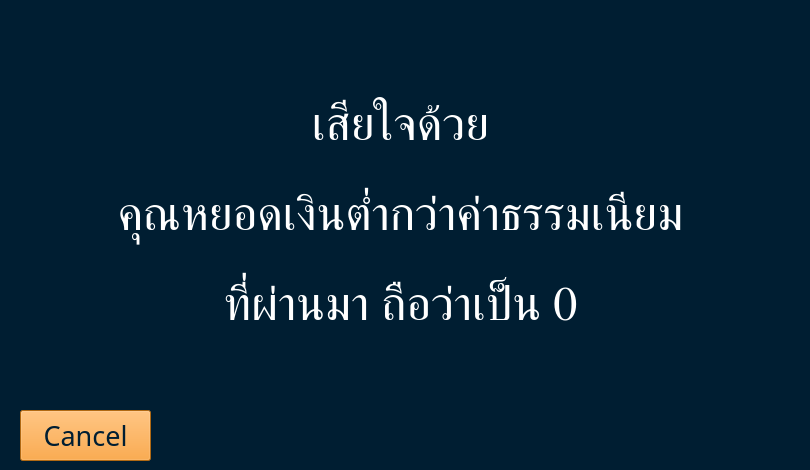
    <widget class="QWidget" name="page_24_Under_fee">
     <property name="styleSheet">
      <string notr="true">background-color: rgb(0, 30, 50);</string>
     </property>
     <widget class="QLabel" name="line1Header_page24">
      <property name="geometry">
       <rect>
        <x>0</x>
        <y>90</y>
        <width>801</width>
        <height>71</height>
       </rect>
      </property>
      <property name="font">
       <font>
        <family>supermarket</family>
        <pointsize>36</pointsize>
        <weight>50</weight>
        <bold>false</bold>
       </font>
      </property>
      <property name="styleSheet">
       <string notr="true">color: rgb(255, 255, 255);</string>
      </property>
      <property name="text">
       <string>เสียใจด้วย</string>
      </property>
      <property name="alignment">
       <set>Qt::AlignCenter</set>
      </property>
     </widget>
     <widget class="QPushButton" name="cancelButton_page24">
      <property name="geometry">
       <rect>
        <x>20</x>
        <y>410</y>
        <width>131</width>
        <height>51</height>
       </rect>
      </property>
      <property name="font">
       <font>
        <family>supermarket</family>
        <pointsize>20</pointsize>
        <weight>50</weight>
        <bold>false</bold>
       </font>
      </property>
      <property name="styleSheet">
       <string notr="true">color: rgb(0, 30, 50);
background-color: rgb(247, 147, 27);</string>
      </property>
      <property name="text">
       <string>Cancel</string>
      </property>
     </widget>
     <widget class="QLabel" name="line2Header_page24">
      <property name="geometry">
       <rect>
        <x>0</x>
        <y>180</y>
        <width>801</width>
        <height>71</height>
       </rect>
      </property>
      <property name="font">
       <font>
        <family>supermarket</family>
        <pointsize>36</pointsize>
        <weight>50</weight>
        <bold>false</bold>
       </font>
      </property>
      <property name="styleSheet">
       <string notr="true">color: rgb(255, 255, 255);</string>
      </property>
      <property name="text">
       <string>คุณหยอดเงินต่ำกว่าค่าธรรมเนียม</string>
      </property>
      <property name="alignment">
       <set>Qt::AlignCenter</set>
      </property>
     </widget>
     <widget class="QLabel" name="line3Header_page24">
      <property name="geometry">
       <rect>
        <x>0</x>
        <y>270</y>
        <width>801</width>
        <height>71</height>
       </rect>
      </property>
      <property name="font">
       <font>
        <family>supermarket</family>
        <pointsize>36</pointsize>
        <weight>50</weight>
        <bold>false</bold>
       </font>
      </property>
      <property name="styleSheet">
       <string notr="true">color: rgb(255, 255, 255);</string>
      </property>
      <property name="text">
       <string>ที่ผ่านมา ถือว่าเป็น 0</string>
      </property>
      <property name="alignment">
       <set>Qt::AlignCenter</set>
      </property>
     </widget>
    </widget>
